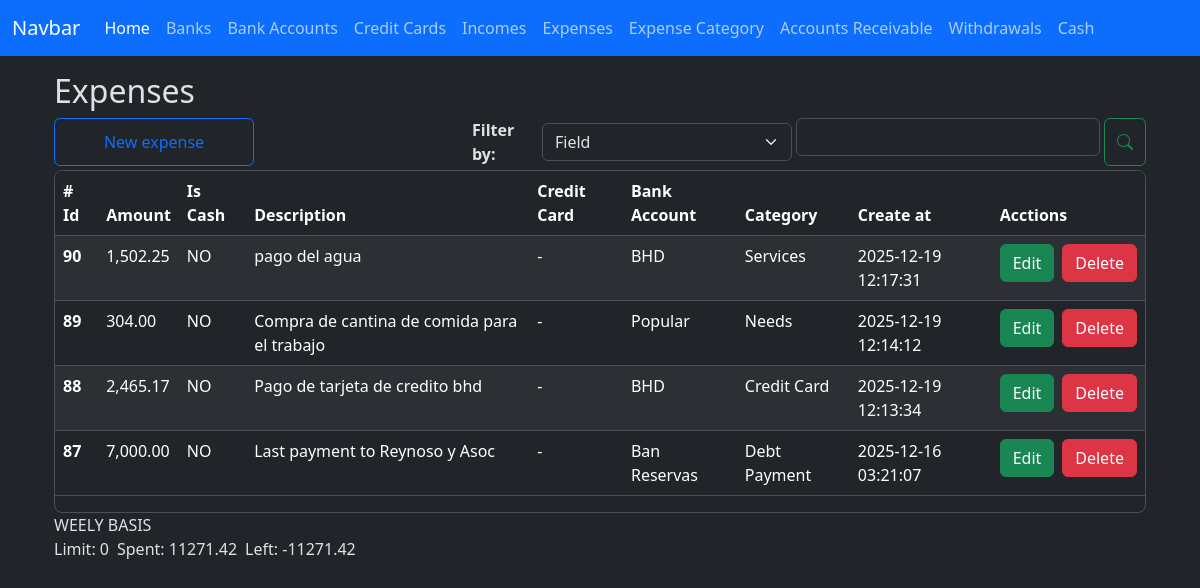
The app's page /expenses/index with its own data.
### app/models/expense.py (models this page shows, shortened)
class Expense(db.Model):
    __tablename__ = 'expenses'
    id = db.Column(db.Integer, primary_key=True)
    amount = db.Column(db.Numeric(10,2), nullable=False)
    is_cash = db.Column(db.Boolean, nullable=False)
    credit_card_id = db.Column(db.Integer, db.ForeignKey('credit_cards.id'))
    bank_account_id = db.Column(db.Integer, db.ForeignKey('bank_accounts.id'))
    expense_category_id = db.Column(db.Integer, db.ForeignKey('expense_categories.id'))
    code = db.Column(db.String(50), nullable=False)
    description = db.Column(db.String(150), nullable=False)
    created_at = db.Column(db.DateTime(timezone=True), server_default=func.now())
    updated_at = db.Column(db.DateTime(timezone=True), onupdate=func.now())
    credit_card = relationship('CreditCard', back_populates='expenses')
    bank_account = relationship('BankAccount', back_populates='expenses')
    expense_category = relationship('ExpenseCategory', back_populates='expenses')

### app/models/bank_account.py (models this page shows)
class BankAccount(db.Model):
    __tablename__ = 'bank_accounts'
    id = db.Column(db.Integer, primary_key=True)
    nick_name = db.Column(db.String(120))
    amount_available = db.Column(db.Numeric(10, 2), nullable=False)
    is_active = db.Column(db.Boolean, default=True)
    account_number = db.Column(db.Integer, nullable=True)
    bank_id = db.Column(db.Integer, db.ForeignKey('banks.id'))
    created_at = db.Column(db.DateTime(timezone=True), server_default=func.now())
    updated_at = db.Column(db.DateTime(timezone=True), onupdate=func.now())
    bank = relationship('Bank', back_populates='bank_accounts')
    expenses = relationship('Expense', back_populates='bank_account', order_by='desc(Expense.created_at)')
    incomes = relationship('Income', back_populates='bank_account', order_by='desc(Income.created_at)')
    loans = relationship('Loan', back_populates='bank_account', order_by='desc(Loan.created_at)')
    loan_payments = relationship('LoanPayment', back_populates='bank_account', order_by='desc(LoanPayment.created_at)')
    credit_card_payments = relationship('CreditCardPayment', back_populates='bank_account', order_by='desc(CreditCardPayment.created_at)')
    withdrawals = relationship('Withdrawal', back_populates='bank_account', order_by='desc(Withdrawal.created_at)')

### app/models/expense_category.py (models this page shows)
class ExpenseCategory(db.Model):
    __tablename__ = 'expense_categories'
    id = db.Column(db.Integer, primary_key=True)
    name = db.Column(db.String(100), nullable=False)
    limit = db.Column(db.Numeric(10,2), server_default='0')
    created_at = db.Column(db.DateTime(timezone=True), server_default=func.now())
    updated_at = db.Column(db.DateTime(timezone=True), onupdate=func.now())
    expenses = relationship('Expense', back_populates='expense_category', order_by='desc(Expense.created_at)')

### app/routes/expense_routes.py (the view)
@expense_bp.route('/index', methods=['GET'])
def index():
    credit_cards = credit_card.CreditCard.query.all()
    expense_categories = expense_category.ExpenseCategory.query.all()
    bank_accounts = bank_account.BankAccount.query.all()
    expenses = expense_controller.filter_weekly_basis_expenses_info()
    weekly = expense_controller.money_limit_spent_left_for_expenses(expenses)
    context = {
        'credit_cards': credit_cards,
        'expense_categories': expense_categories,
        'bank_accounts': bank_accounts,
        'expenses':expenses,
        'weekly': weekly,
        'format_amount': format_amount, #function
        'total_amount': total_amount, #function
    }
    return render_template('expenses/index.html', **context)

### app/controllers/expense_controller.py (called while the page is built)
def filter_weekly_basis_expenses_info():
    start_date, end_date = get_current_week_range()
    end_date += timedelta(days=1)
    expenses = (
        Expense.query
        .filter(Expense.created_at >= start_date)
        .filter(Expense.created_at <= end_date)
        .order_by(Expense.created_at.desc())
        .all()
    )
    data = []
    for e in expenses:
        data.append(e)
    return data

def get_current_week_range():
    today = datetime.today()
    start_of_week = today - timedelta(days=today.weekday())
    end_of_week = start_of_week + timedelta(days=6)
    return start_of_week.date(), end_of_week.date()

def money_limit_spent_left_for_expenses(expenses):
    spent = Decimal()
    for e in expenses:
        spent += e.amount
    limit = ExpenseCategory.query.filter(ExpenseCategory is not None).with_entities(func.sum(ExpenseCategory.limit)).scalar() or Decimal(0.00)
    left = Decimal(limit - spent)
    weekly = {
        'limit': limit,
        'spent': spent,
        'left': left,
    }
    return weekly

### app/utils/numeric_casting.py (called while the page is built)
def format_amount(value):
    try:
        return f'{value:,.2f}';
    except Exception as e:
        return None

### app/templates/expenses/index.html (shortened to what this page needs)
{% extends 'layout.html' %}
{% block content %}
    <h2>Expenses</h2>
    <div class="d-flex justify-content-start gap-1 flex-wrap flex-md-nowrap mt-2">
        <button
            type="button"
            id="btn-create-expense-id"
            class="btn btn-outline-primary me-auto me-md-auto w-100 w-md-auto"
            style="max-width: 200px;"
            data-bs-toggle="modal"
            data-bs-target="#create-expense"
        >New expense
        </button>
        <div class="d-flex gap-1 w-100 align-items-center" style="max-width: 320px;">
            <div class="w-md-auto mt-md-0">
                <label for="" class="fs-6 fw-bold">Filter by: </label>
            </div>
            <div class="w-100 w-md-auto mt-md-0" style="max-width: 250px;">
                <select class="form-select" id="select-filter-type-id">
                    <option value="field">Field</option>
                </select>
            </div>
        </div>
        <div class="d-flex gap-1 w-100" style="max-width: 350px;">
            <div class="w-100 w-md-auto mt-md-0">
                <input type="text" class="form-control" id="filter-input-id">
            </div>
            <button type="button" class="btn btn-outline-success" id="btn-search-id"><i class="bi bi-search"></i></button>
        </div>
    </div>
    <div class="table-responsive overflow-y-auto border rounded-3 mt-1" style="max-height: 457px;">
        <table class="table table-striped table-hover" id="expenses-table">
            <thead class="sticky-top">
                <tr>
                    <th scope="col"># Id</th>
                    <th scope="col">Amount</th>
                    <th scope="col">Is Cash</th>
                    <th scope="col">Description</th>
                    <th scope="col">Credit Card</th>
                    <th scope="col">Bank Account</th>
                    <th scope="col">Category</th>
                    <th scope="col">Create at</th>
                    <th scope="col">Acctions</th>
                </tr>
            </thead>
            <tbody id="expenses-table-body">
                {% for expense in expenses %}
                <tr>
                    <th scope="row">{{ expense.id }}</th>
                    <td>{{ format_amount(expense.amount) or '-' }}</td>
                    <td><a id="filter-by-cash" class="filter_link" data-is-cash-value="{{ expense.is_cash }}">{{ 'YES' if expense.is_cash else 'NO' }}</a></td>
                    <td> {{ expense.description or '-' }} </td>
                    <td>{{ expense.credit_card.nick_name or '-' }}</td>
                    <td>{{ expense.bank_account.nick_name or '-' }}</td>
                    <td>{{ expense.expense_category.name or '-' }}</td>
                    <td>{{ expense.created_at }}</td>
                    <td>
                        <div class="d-flex gap-2">
                            <button
                                type="button"
                                class="btn btn-success"
                                data-bs-toggle="modal"
                                data-bs-target="#edit-expense"
                                data-expense-id="{{ expense.id }}"
                                data-amount-id="{{ expense.amount }}"
                                data-is-cash="{{ expense.is_cash }}"
                                data-select-expense-category-id="{{ expense.expense_category_id }}"
                                data-select-credit-card-id="{{ expense.credit_card_id }}"
                                data-select-bank-account-id="{{ expense.bank_account_id }}"
                                data-description="{{ expense.description }}"
                            >Edit
                            </button>
                            <a href="{{ url_for('expense.delete', id=expense.id) }}" class="btn btn-danger">Delete</a>
                        </div>
                    </td>
                </tr>
                {% endfor %}
            </tbody>
        </table>
    </div>
    <section>
        <div class="d-flex flex-column">
            <div>
                <label for="" id="weekly-title">WEELY BASIS </label>
            </div>
            <div class="d-flex gap-2">
                <div>
                    <label for="" id="weekly-limit">Limit: {{ weekly.limit }}</label>
                </div>
                <div>
                    <label for="" id="weekly-spent">Spent: {{ weekly.spent }}</label>
                </div>
                <div>
                    <label for="" id="weekly-left">Left: {{ weekly.left }}</label>
                </div>
            </div>
        </div>
    </section>
    <link rel="stylesheet" href="https://cdn.jsdelivr.net/npm/flatpickr/dist/flatpickr.min.css">
    <link rel="stylesheet" href="https://cdn.jsdelivr.net/npm/bootstrap-icons@1.13.1/font/bootstrap-icons.min.css">
{% endblock %}

### app/static/style.css (style rules this page uses)
.filter_link { text-decoration: none; color: inherit; }

### records on screen
Expense: id "90", amount "1,502.25", is_cash "NO", description "pago del agua", credit_card "-", bank_account "BHD", expense_category "Services", created_at "2025-12-19 12:17:31"
Expense: id "89", amount "304.00", is_cash "NO", description "Compra de cantina de comida para el trabajo", credit_card "-", bank_account "Popular", expense_category "Needs", created_at "2025-12-19 12:14:12"
Expense: id "88", amount "2,465.17", is_cash "NO", description "Pago de tarjeta de credito bhd", credit_card "-", bank_account "BHD", expense_category "Credit Card", created_at "2025-12-19 12:13:34"
Expense: id "87", amount "7,000.00", is_cash "NO", description "Last payment to Reynoso y Asoc", credit_card "-", bank_account "Ban Reservas", expense_category "Debt Payment", created_at "2025-12-16 03:21:07"

### other values on screen
{{ weekly.limit }} "0"
{{ weekly.spent }} "11271.42"
{{ weekly.left }} "-11271.42"
